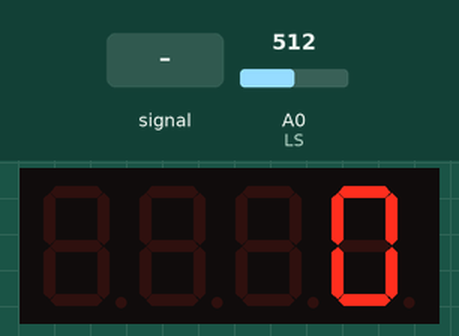
Recording of a sketch running on a simulated ESP8266 (NodeMCU). On the bench: 4-digit seven-segment display. Inputs (shaded band) come from the test bench; at power-on: A0 (LS) = 512.

Above: at 1.2 s.
1.3 s: A0 (LS) fed a 2 Hz sine of ±306 counts around its level
At 1.58 s:
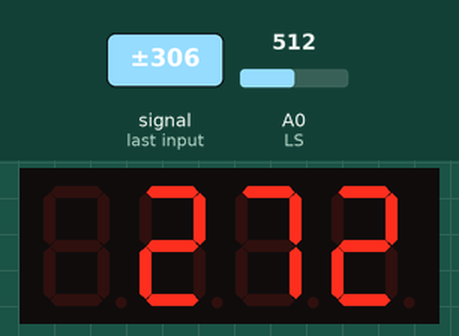
2.8 s: A0 (LS) set to 716
At 2.9 s:
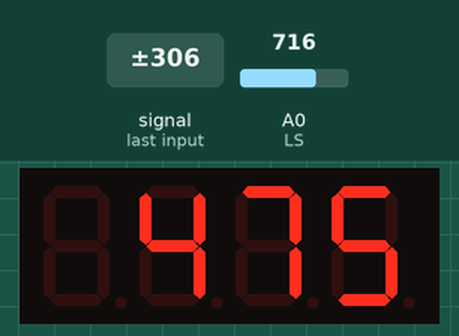
4.5 s: A0 (LS) fed a 200 Hz sine of ±81 counts around its level
At 5.2 s:
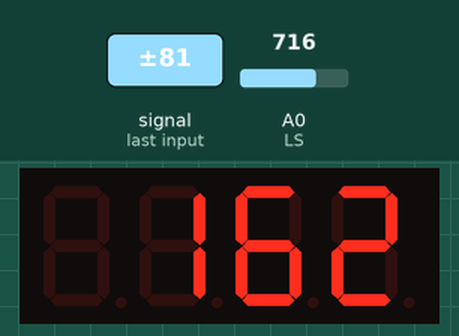
6.0 s: A0 (LS) set to 900
At 6.13 s:
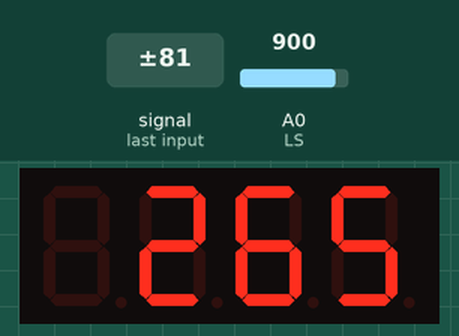
7.7 s: A0 (LS) set to 1023
At 7.83 s:
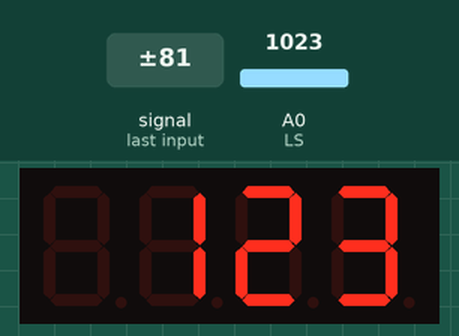
Timing chart, 0 to 10.4 s (numbered marks = the images above; inputs shaded):
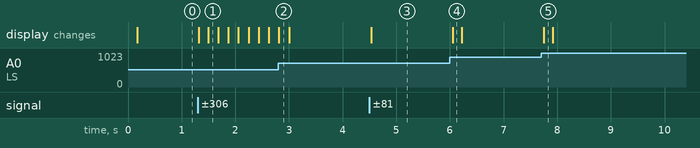

The sketch:

loudSensorDispaly.ino
```cpp
#include <Arduino.h>
#include <TM1637Display.h>

// Module connection pins (Digital Pins)
#define CLK D6
#define DIO D5
#define LS A0

const int inputWindow = 1500;
unsigned int inputSample;

TM1637Display display(CLK, DIO);

void setup()
{
  pinMode(LS, INPUT);
  display.setBrightness(0x0a);  //set the diplay to maximum brightness
}

void loop()
{
  unsigned int inputMax = 0;
  unsigned int inputMin = 1024;
  for (unsigned int i = 0; i < inputWindow; i++) {
    // read in a single value
    inputSample = analogRead(LS);
    // get the minimum and maximum value
    inputMin = min(inputMin, inputSample);
    inputMax = max(inputMax, inputSample);
  }
  display.showNumberDec(inputMax - inputMin); //Display the Variable value;
}
```

Measured:
- after the input at 1.3 s, the display: first changes at once (image 1 shows a later state)
- after the input at 4.5 s, the display: changes at once (image 3)
- after the input at 6.0 s, the display: changes after 0.05 s (image 4)
- after the input at 7.7 s, the display: changes after 0.05 s (image 5)
